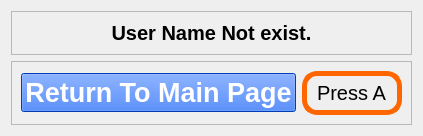
      <widget class="QWidget" name="usernameNotExist_2">
       <layout class="QVBoxLayout" name="verticalLayout_10">
        <item>
         <widget class="QFrame" name="frame_6">
          <property name="frameShape">
           <enum>QFrame::StyledPanel</enum>
          </property>
          <property name="frameShadow">
           <enum>QFrame::Raised</enum>
          </property>
          <layout class="QVBoxLayout" name="verticalLayout_9">
           <item>
            <widget class="QLabel" name="usernameNotExist_label">
             <property name="font">
              <font>
               <pointsize>15</pointsize>
               <weight>75</weight>
               <bold>true</bold>
              </font>
             </property>
             <property name="text">
              <string>User Name Not exist.</string>
             </property>
             <property name="alignment">
              <set>Qt::AlignCenter</set>
             </property>
            </widget>
           </item>
          </layout>
         </widget>
        </item>
        <item>
         <widget class="QFrame" name="frame_7">
          <property name="frameShape">
           <enum>QFrame::StyledPanel</enum>
          </property>
          <property name="frameShadow">
           <enum>QFrame::Raised</enum>
          </property>
          <layout class="QHBoxLayout" name="horizontalLayout_6">
           <item>
            <widget class="QPushButton" name="ReturnToMainPage_pushButton">
             <property name="font">
              <font>
               <pointsize>20</pointsize>
               <weight>75</weight>
               <bold>true</bold>
              </font>
             </property>
             <property name="styleSheet">
              <string notr="true">QPushButton {
	background: rgb(0, 85, 255);
	color:  white;
}

QPushButton :hover{
	background: rgba(0, 85, 255, 200);
}

QPushButton :pressed{
	background: rgba(0, 85, 255, 200);
}</string>
             </property>
             <property name="text">
              <string>Return To Main Page</string>
             </property>
             <property name="shortcut">
              <string>Alt+A</string>
             </property>
            </widget>
           </item>
           <item>
            <widget class="QLabel" name="loginPushButtonKeypad_label_2">
             <property name="sizePolicy">
              <sizepolicy hsizetype="Preferred" vsizetype="Fixed">
               <horstretch>0</horstretch>
               <verstretch>0</verstretch>
              </sizepolicy>
             </property>
             <property name="font">
              <font>
               <pointsize>15</pointsize>
              </font>
             </property>
             <property name="styleSheet">
              <string notr="true">QLabel {
    border: 5px solid #ff6600; 
    border-radius: 15px; 
    padding: 5px; 
	color:black;
}
</string>
             </property>
             <property name="text">
              <string>Press A</string>
             </property>
            </widget>
           </item>
          </layout>
         </widget>
        </item>
       </layout>
      </widget>
